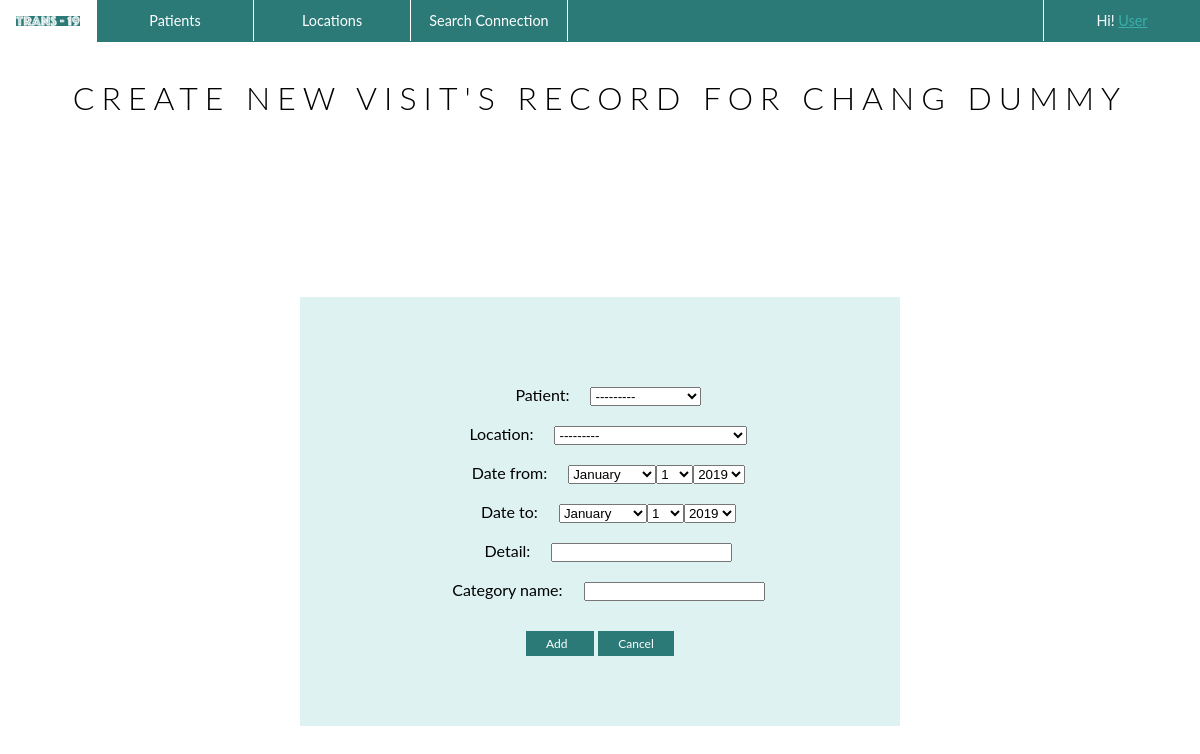
/patient_corner/1/addvisit, run on an earlier commit of the app's database.
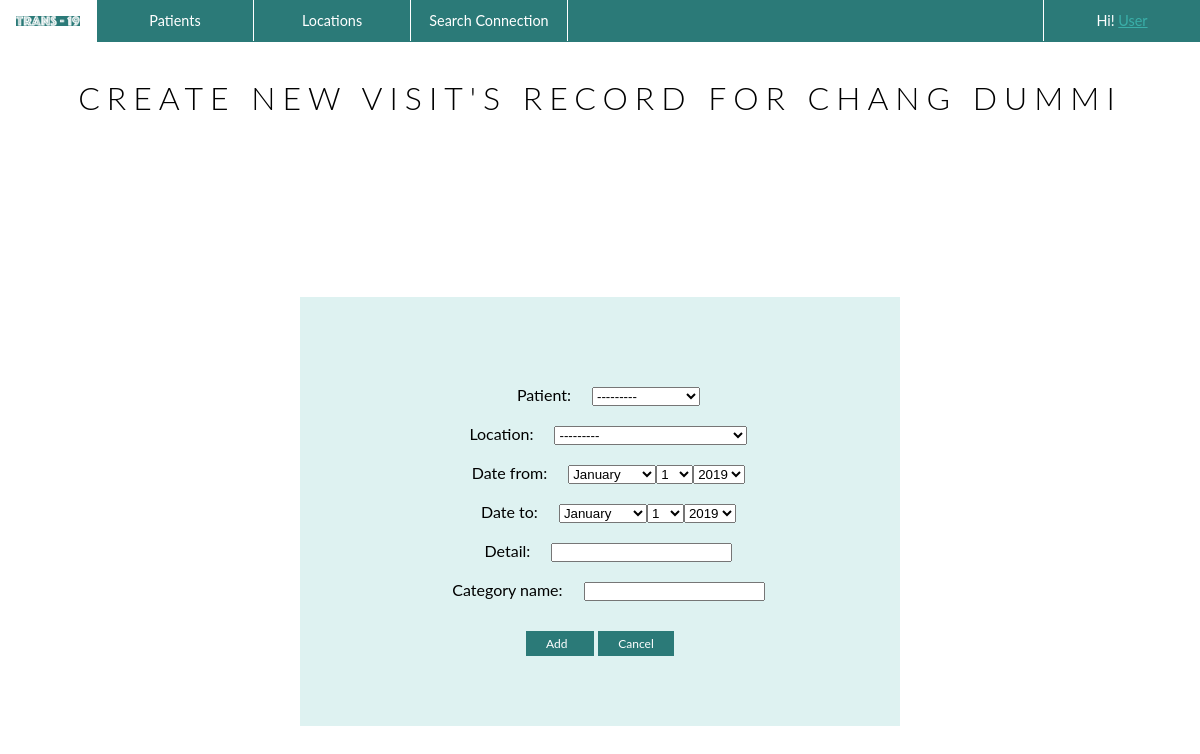
And on a later commit of the database.
### patient_corner/models.py (models this page shows)
class Patient(models.Model):
    caseId = models.AutoField(primary_key=True)
    first_name = models.CharField(max_length=15)
    last_name = models.CharField(max_length=15)
    Id_doc_num = models.CharField(max_length=15)
    date_of_birth = models.DateField()
    confirmed_date = models.DateField()
    def __str__(self):
        return f'{self.last_name} {self.first_name}'

### patient_corner/views.py (the view, shortened to what this page needs)
class Addvisit(FormView):
    model = Visit
    form_class = VisitCreateForm
    template_name = "patient_corner/add_visit.html"
    def get(self, request, **kwargs):
        form = VisitCreateForm()
        patient = Patient.objects.get(pk = self.kwargs['patient'])
        visit = Visit.objects.filter(patient_id = patient)
        args = {'form': form,'add_visit': visit,'patient': patient}
        return render(request, self.template_name, args)

### patient_corner/forms.py
class VisitCreateForm(forms.ModelForm):
    date_from = forms.DateField(widget = forms.SelectDateWidget(years=range(2019,2021)))
    date_to = forms.DateField(widget = forms.SelectDateWidget(years=range(2019,2021)))
    class Meta:
        model = Visit
        fields = '__all__'
    def __init__(self, *args, **kwargs):
        super().__init__(*args, **kwargs)
        self.fields['patient'].queryset = Patient.objects.all().order_by('caseId')
        self.fields['location'].queryset = Location.objects.all().order_by('location_name')

### patient_corner/models.py (called while the page is built)
    def __str__(self):
        return self.location_name

### templates/patient_corner/add_visit.html (shortened to what this page needs)
{%load static%}
<!DOCTYPE html>
<html>
<head>
  <link rel="stylesheet" type="text/css" href="{% static 'css/templatestyle.css'%}">
</head>
<body>
<header>
  <div class="menu">
    <ul>
      <li class="logo"><a href="home"><img src="{% static 'media/logo_navigation.png' %}" style = "max-width: 100%;" alt ="TRANS-19"></a></li>
      <li class="dropdown">
        <a href="patients" class="dropbtn">Patients</a>
      </li>
      <li class="dropdown">
        <a href="locations" class="dropbtn">Locations</a>
      </li>
      <li class="dropdown">
        <a href="searching_form.html">Search Connection</a>
      </li>
      <li class="dropdown" style="float:right; border-left: 1px solid white;  border-right: 0px solid white;  ">
        <a href="locations" class="dropbtn">Hi! <u>User</u></a>
      </li>
    </ul>
  </div>
</header>
<div class="title">
  <h1 style="text-align:center"> CREATE NEW VISIT'S RECORD FOR {{ patient.last_name }} {{ patient.first_name }} </h1>
</div>
<div class="form">
  <form method="POST" >
    <p>
      {% for field in form %}
      <div class="field" style="margin: 3%;">
        <label for="{{ field.id_for_label }}" class="label" style="margin: 3%;">{{ field.label_tag }}</label>
        {{ field }}
      </div>
      {% endfor %}
    </p>
    <center>
      <button class="buttoncentre" style="margin-top: 2%; padding-right: 8%;" type="submit">Add</button>
      <a href="{% url 'patients' %}" style="margin-top: 2%;" class="buttoncentre">Cancel</a>
    </center>
  </form>
</div>
</body>
</html>

What changed in the data, as far as the page shows it:
changed Patient "CHANG": first_name "DUMMY" → "DUMMI"
